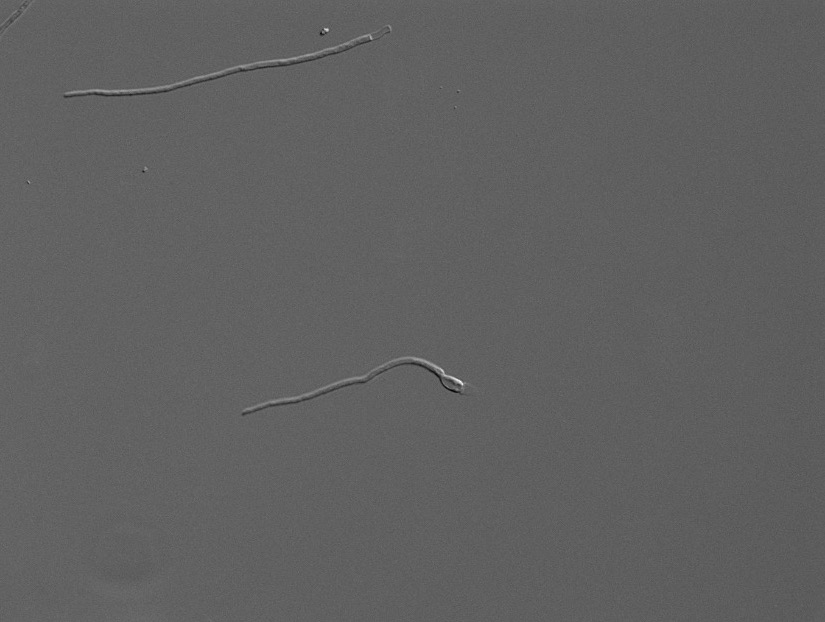
#> input picture IMG_6215.jpeg, 825 x 622 px, given as the content of the folder IMG_6215.jpeg, which was not available
$ python edgeDetection.py -f IMG_6215.jpeg
#> lines starting #> are read from the running program, lines starting #| are printed output that depends on the picture; after the words box and inside, x2 and y2 are one past the last pixel; in counts of white or black regions, pixels touching at a corner belong together; pictures that were not available may be replaced by others from this repository, and a replacement may not be noted
import cv2
import numpy as np
import glob
import time
import argparse

# import matplotlib
# from matplotlib.pyplot import imshow
# from matplotlib import pyplot as plt


# read all files
parser = argparse.ArgumentParser(prog='edgeDetection', usage='%(prog)s',description='', epilog="")
parser.add_argument('-f', nargs='?',const = "",type=str, dest='file', help='')
args = parser.parse_args()


def getImages():

    if args.file != None:
          for file in glob.glob(args.file + "/*.jpeg"):
              getEdges(file)
    else:
        for file in glob.glob("*.jpeg"):
              getEdges(file)


def getEdges(path):
#> called with path = '_only/IMG_6215.jpeg'
    img = cv2.imread(path)# get image
#> img is the input picture: shape (622, 825, 3); min 4, max 249, mean 96.4
    gray = cv2.cvtColor(img,cv2.COLOR_BGR2GRAY) # get grayscale

    kernel_size = 5
    blur_gray = cv2.GaussianBlur(gray,(kernel_size, kernel_size),0) # remove noise

    low_threshold = 50
    high_threshold = 150
    edges = cv2.Canny(blur_gray, low_threshold, high_threshold) # edge detecteion
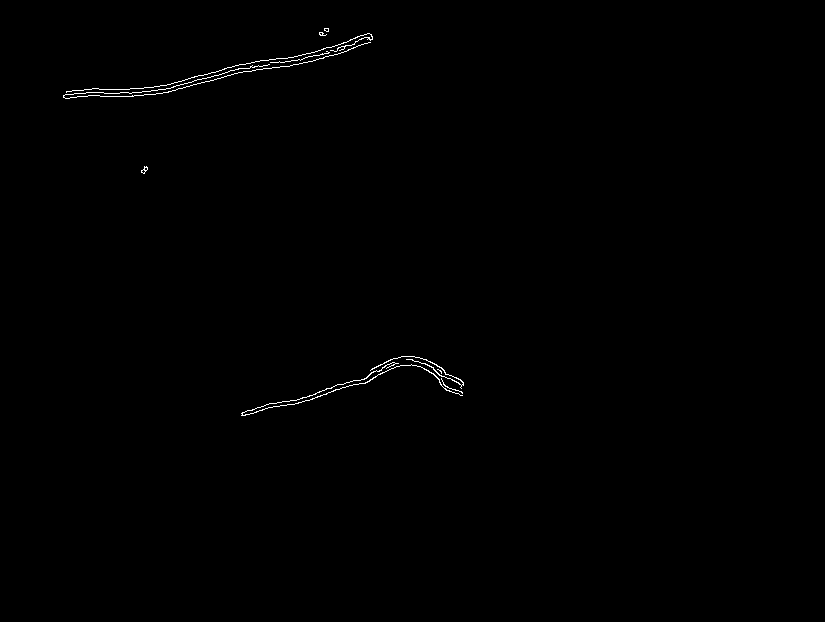
#> edges: shape (622, 825); 0.33% white in thin lines or dots, all inside (x1, y1, x2, y2) = (63, 28, 464, 416)

    rho = 1  # distance resolution in pixels of the Hough grid
    theta = np.pi / 180  # angular resolution in radians of the Hough grid
    threshold = 15  # minimum number of votes (intersections in Hough grid cell)
    min_line_length = 20  # minimum number of pixels making up a line
    max_line_gap = 10  # maximum gap in pixels between connectable line segments
    line_image = np.copy(img) * 0  # creating a blank to draw lines on
#> line_image: shape (622, 825, 3); every value is 0

    # Run Hough on edge detected image
    # Output "lines" is an array containing endpoints of detected line segments
    lines = cv2.HoughLinesP(edges, rho, theta, threshold, np.array([]),
                        min_line_length, max_line_gap)
#> lines = 45 rows, first 6: [227, 75, 312, 61], [222, 73, 285, 61], [227, 67, 278, 58], [294, 404, 346, 386], [228, 71, 252, 65], [241, 415, 274, 406]

    for line in lines:
        for x1,y1,x2,y2 in line:
            cv2.line(line_image,(x1,y1),(x2,y2),(255,0,0),3) # calc lines based on points
#> this loop made 45 passes
#> line on passes 1 to 12: [[227, 75, 312, 61]], [[222, 73, 285, 61]], [[227, 67, 278, 58]], [[294, 404, 346, 386]], [[228, 71, 252, 65]], [[241, 415, 274, 406]], [[120, 89, 170, 84]], [[406, 365, 426, 360]], [[387, 370, 423, 359]], [[268, 60, 314, 52]], [[318, 55, 357, 46]], [[369, 374, 415, 357]]
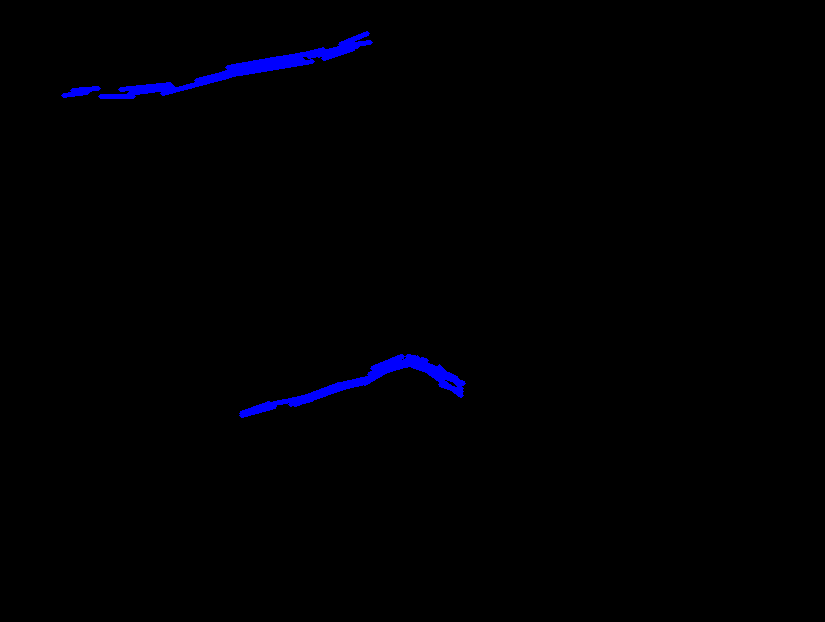
#> line_image: shape (622, 825, 3); mean B, G, R 2.8, 0, 0

    # Draw the lines on the  image
    lines_edges = cv2.addWeighted(img, 0.7, line_image, 1, 0)
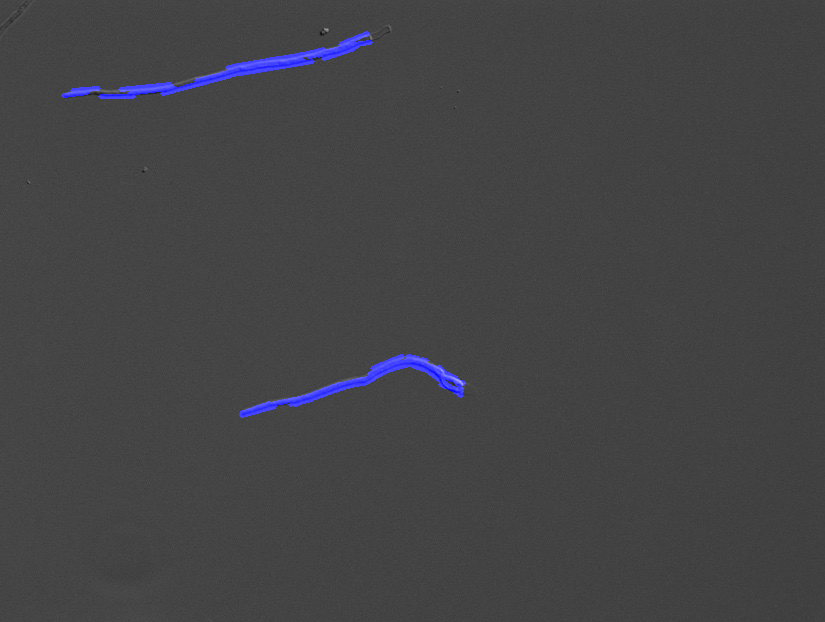
#> lines_edges: shape (622, 825, 3); mean B, G, R 69.5, 67.4, 67.4
    cv2.imwrite("NEW_" + path,lines_edges)


#cv2.imshow("res",lines_edges) # display result
#cv2.waitKey(0)
getImages()
